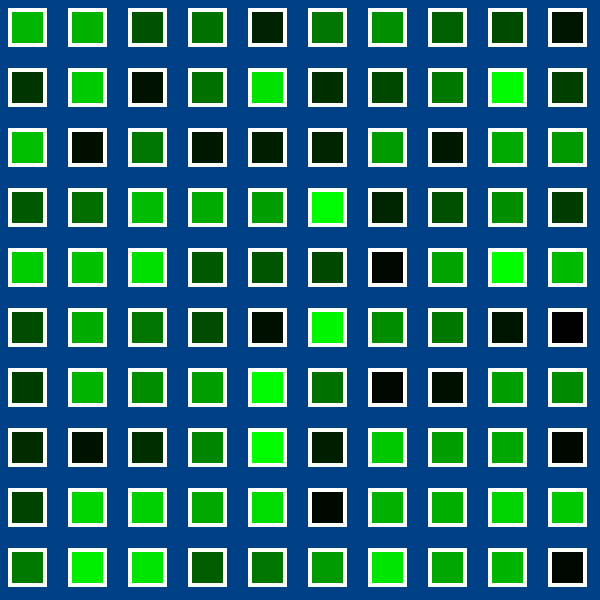
Frame 1 (no input)
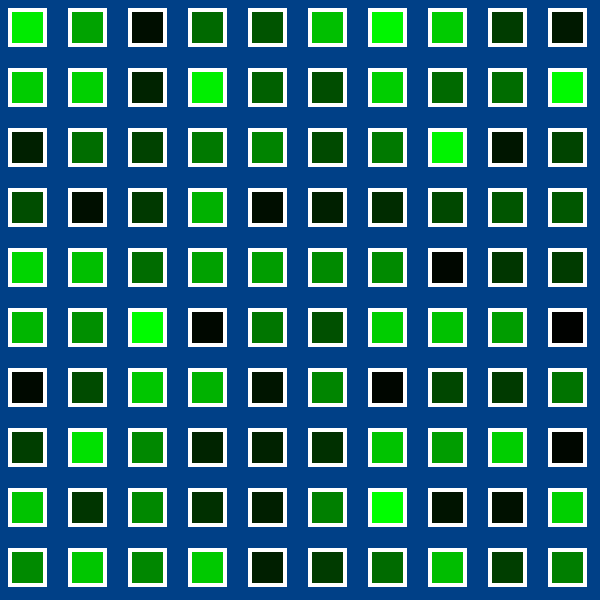
Frame 60 (no input)
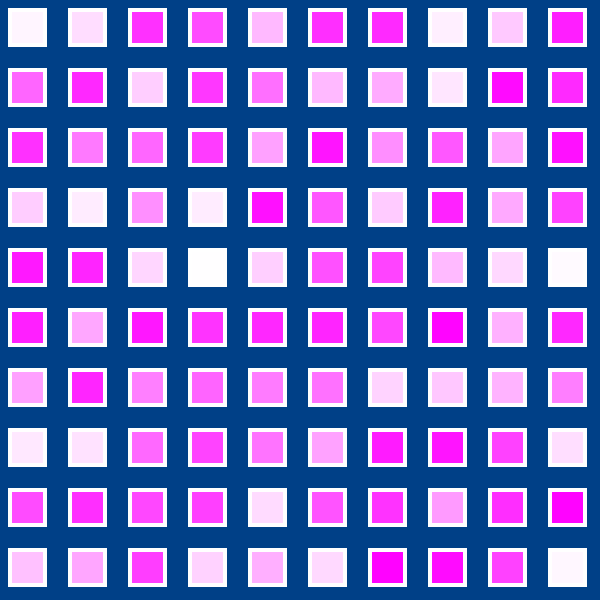
Frame 120 (the mouse pressed at the canvas centre since frame 60)

The p5.js sketch that drew these frames (run headless with seeded random() and noise() and a simulated clock; from frame 60 on, the mouse is pressed at the canvas centre):

// p5.js sketch
// ── sketch.js
function setup() 
{
	createCanvas(600, 600);
	background(0, 64, 135);
}

function draw() 
{
	strokeWeight(4);
	stroke(255);
	for (var i = 10; i <= width; i += 60) 
	{
		for (var j = 10; j <= height; j += 60)
		{
			fill(mouseX, random(255), mouseY);
			rect(i, j, 35, 35);
		}
	}
}
